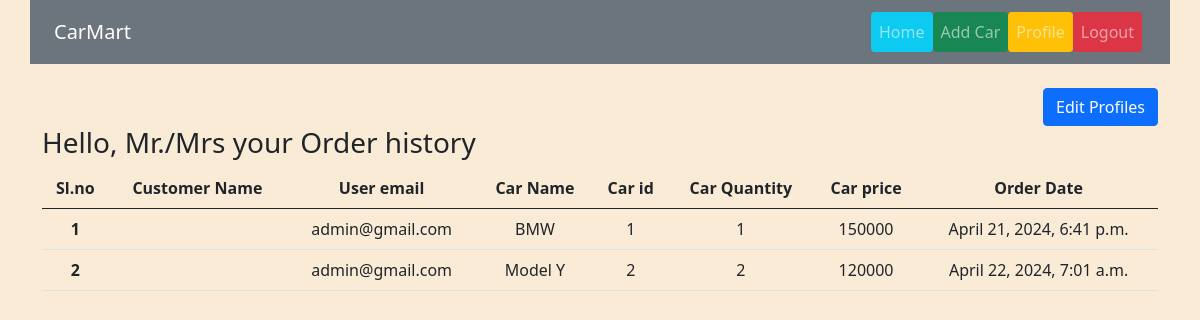
Page /auth/profile/ (signed in) on the committed database.
### car_app/models.py (models this page shows, shortened)
class Order(models.Model):
    user = models.ForeignKey(User, on_delete = models.CASCADE)
    car = models.ForeignKey(Car, on_delete = models.CASCADE)
    quantity = models.PositiveIntegerField(default = 1)
    ordered_on = models.DateTimeField(auto_now_add = True)

class Car(models.Model):
    name = models.CharField(max_length = 100)
    description = models.TextField()
    quantity = models.IntegerField()
    price = models.IntegerField()
    brand = models.ForeignKey(Brand, on_delete = models.CASCADE, blank = True, null = True)
    image = models.ImageField(upload_to= 'car_app/media/uploads/')

### auth_app/views.py (the view)
# urls.py: path('profile/', UserProfileView.as_view(), name = 'profile'),
@method_decorator(login_required, name='dispatch')
class UserProfileView(View):
    def get(self,request):
        orders = Order.objects.filter(user = request.user)
        return render(request, 'auth_app/profile.html', {'orders': orders})

### auth_app/templates/auth_app/profile.html (shortened to what this page needs)
{% extends "base.html" %}
{% block content %}
<div class="text-center">
  <div class="d-flex justify-content-end align-items-center gap-2">
    <a href="{% url "edit_profile" request.user.id %}">
      <button class="btn btn-primary mt-4">Edit Profiles</button>
    </a>
  </div>
  <div>
    <h3 class="text-start">Hello, Mr./Mrs <strong class="text-success">{{request.user.first_name}} {{request.user.last_name}}</strong> your Order history</h3>
    {% if orders|length > 0 %}
      <table class="table table-hover p-3 mb-5 mr-5">
      <thead>
        <tr>
          <th scope="col">Sl.no</th>
          <th scope="col">Customer Name</th>
          <th scope="col">User email</th>
          <th scope="col">Car Name</th>
          <th scope="col">Car id</th>
          <th scope="col">Car Quantity</th>
          <th scope="col">Car price</th>
          <th scope="col">Order Date</th>
        </tr>
      </thead>
      <tbody>
        {% for order in orders %}
        <tr>
          <th scope="row">{{ forloop.counter }}</th>
          <td>{{order.user.first_name}} {{order.user.last_name}}</td>
          <td>{{order.user.email}}</td>
          <td>{{order.car.name}}</td>
          <td>{{order.car.id}}</td>
          <td>{{order.quantity}}</td>
          <td>{{order.car.price}}</td>
          <td>{{ order.ordered_on}}</td>
        </tr>
        {% endfor %}
      </tbody>
    </table>
    {% else %}
    <p class="text-danger">You haven't order any Car yet.</p>
    {% endif %}
  </div>
</div>
{% endblock content %}

### rows in the picture
Order: user.email "admin@gmail.com", car.name "BMW", car.id "1", quantity "1", car.price "150000", ordered_on "April 21, 2024, 6:41 p.m."
Order: user.email "admin@gmail.com", car.name "Model Y", car.id "2", quantity "2", car.price "120000", ordered_on "April 22, 2024, 7:01 a.m."
